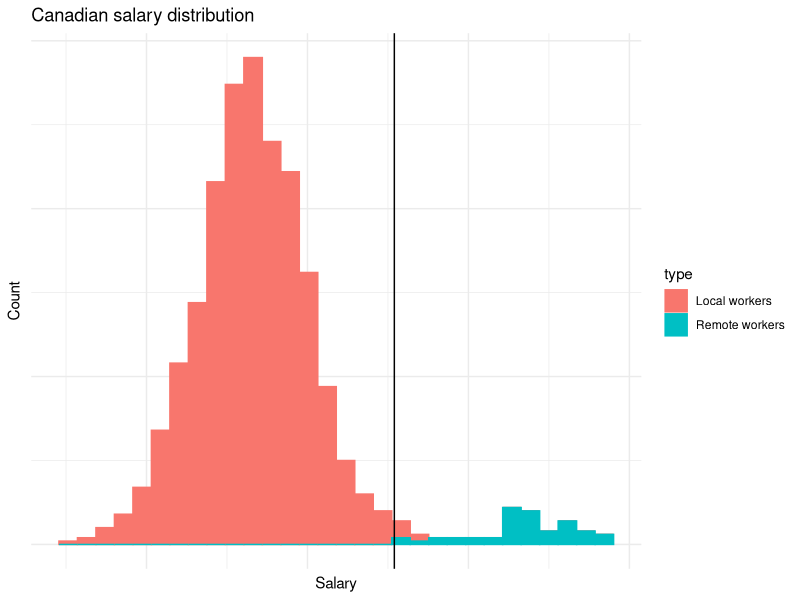

Here is the R script that generated this plot:
## ---- chunk 1
#| echo: false
library(ggplot2)

df1 = tibble::tibble(type = "Local workers",
                     salary = rnorm(1:1000, mean = 2, sd = 0.1))

df2 = tibble::tibble(type = "Remote workers",
                     salary = rnorm(1:50, mean = 2.5, sd = 0.1))

df = dplyr::bind_rows(df1, df2)
ggplot(df, aes(x = salary, fill = type, color = type, group = type)) +
  geom_histogram() +
  theme_minimal() + 
  geom_vline(xintercept = quantile(df$salary, probs = 0.95)) +
  labs(x = "Salary", y = "Count", title = "Canadian salary distribution") +
  scale_x_continuous(labels = NULL) +
  scale_y_continuous(labels = NULL)
